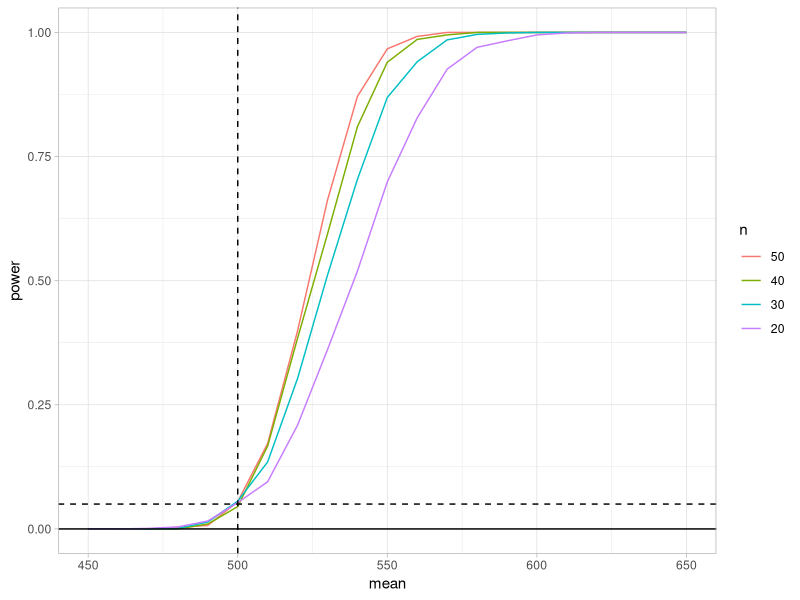

Write R code to recreate this figure. (Note: this script raises an error after producing the figure.)
#### 6-3 ####
example_7_9 <- function(n){
m <- 1000
mu0 <- 500
sigma <- 100
mu <- c(seq(450, 650, 10)) #alternatives
M <- length(mu)
power <- numeric(M)
for (i in 1:M) {
  mu1 <- mu[i]
  pvalues <- replicate(m, expr = {
    #simulate under alternative mu1
    x <- rnorm(n, mean = mu1, sd = sigma)
    ttest <- t.test(x,
                    alternative = "greater", mu = mu0)
    ttest$p.value } )
  power[i] <- mean(pvalues <= .05)
}
se <- sqrt(power * (1-power) / m)
df <- data.frame(mean=mu, power=power,
                 upper=power+2*se, lower=power-2*se,n=factor(n))
return(df)
}
# 封装成一个函数


data <- data.frame()
for (n in seq(20,50,10)) {
  df <- example_7_9(n)
  data <- rbind(df,data) 
}
# 将不同取值n的df合并成一个data

library(ggplot2)

ggplot(data, aes(x=mean, y=power,col=n)) +
  geom_line() +
  geom_vline(xintercept=500, lty=2) +
  geom_hline(yintercept=c(0,.05), lty=1:2) +
  theme_light() # 主题可以自己改我喜欢用这个
 # 利用ggplot2的颜色映射概念自动生成图例(没学过ggplot2包的可以看看R数据科学)


#### 6-4 ####
exercise_6_4 <- function(seed=123){
set.seed(seed)
n <- 20 # X服从对数正态分布，Y=ln(x)~N(μ,σ^2)，所以可以直接利用Y进行估计，再代入X即可
alpha <- .05
m <- 1000
cv.t<-sapply(1:m,FUN= function(o){
  y<-rnorm(n,0,2)  
  m<-mean(y) # estimate of mean
  se<-sqrt(var(y)) # estimate of standard error
  as.numeric((m-c*se/sqrt(n)<0)&(m+c*se/sqrt(n)>0)) # ci
})
level <- mean(cv.t) # mean of  Monte Carlo experiment

return(data.frame(level=level))
}
exercise_6_4()

#### 6-5 ####
exercise_6_5 <- function(seed=123){
set.seed(seed)
n<-20
c<-qt(0.975,n-1) # 0.975 quantile of t-distribution
m <- 1000
cv.t<-sapply(1:m,FUN= function(o){
x<-rchisq(n,2)  # 注意这里的x是从卡方分布取样
m<-mean(x) # estimate of mean
se<-sqrt(var(x)) # estimate of standard error
as.numeric((m-c*se/sqrt(n)<2)&(m+c*se/sqrt(n)>2)) # ci
})
level1 <- mean(cv.t) # mean of  Monte Carlo experiment


#v我们可以得出概率不等于0.95,小于0.95,example6.4使用卡方分布来估计方差（真值为4)
alpha <- .05
UCL <- replicate(1000, expr = {
x <- rchisq(n,2)
(n-1) * var(x) / qchisq(alpha, df = n-1)
} )
#计算包含sigma^2=4的区间数
level2 <- sum(UCL > 4)/m
return(data.frame(level1,level2))
}

exercise_6_5(1012)
# 我们可以看到结果远小于0.95，因此t-区间更稳健

#### 6-8 ####
exercise_6_8 <- function(){
count5test <- function(x,y){
  X <- x - mean(x)
  Y <- y - mean(y)
  outx <- sum(X > max(Y)) + sum(X < min(Y))
  outy <- sum(Y > max(X)) + sum(Y < min(X))
  return(as.integer(max(c(outx,outy)) > 5))
}
n <- c(20,200,1000)#分别对应小样本、中样本和大样本
mu1 <- mu2 <- 0
sigma1 <- 1
sigma2 <- 1.5
m <- 10000
power1 <- power2 <- numeric(length(n))
set.seed(1234)
for(i in 1:length(n)){
  power1[i] <- mean(replicate(m,expr = {
    x <- rnorm(n[i],mu1,sigma1)
    y <- rnorm(n[i],mu2,sigma2)
    x <- x - mean(x)
    y <- y - mean(y)
    count5test(x,y)
  }))
  pvalues <- replicate(m,expr={
    x <- rnorm(n[i],mu1,sigma1)
    y <- rnorm(n[i],mu2,sigma2)
    Ftest <- var.test(x, y, ratio = 1,
                      alternative = c("two.sided", "less", "greater"),
                      conf.level = 0.945, ...)
    Ftest$p.value})
  power2[i] <- mean(pvalues<=0.055)
}
help("var.test")
return(data.frame(power1,power2))
}
#### 6-9 ####
exercise_6_9 <- function(distribution=c('rlnorm','uniform','Bernoulli')){
n <- 20
size <- 1000
ginifun <- function()
{
  if (distribution == 'rlnorm')x <- sort(rlnorm(n))
  else if(distribution == 'uniform') x <- sort(runif(n,0,1))
  else x <- sort(rbinom(n,size = 100,prob = .1))
  m=mean(x)
  sum=0
  for (k in n) {
    t=(2*k-n-1)*x[k]
    sum=sum+t
  }
  gini=sum/(n^2*m)
}
res <- replicate(size,expr = ginifun())
hist(as.numeric(res), prob = TRUE, main = distribution)
return(data.frame(mean = mean(res),median = median(res),quantile = quantile(res,seq(.1,.9,.1))))
}
exercise_6_9(distribution = 'rlnorm')
exercise_6_9(distribution = 'uniform')
exercise_6_9(distribution = 'Bernoulli')

#### 6-A ####
exercise_6_A <- function(seed){
set.seed(123)
num<-c(50,100,200,500,1000) # Estimate the Type-I error for different sizes.
m<-10000
 
er<-NULL
for (n in num){
  cv<-qt(0.975,n-1)
  er1<-mean(sapply(1:m,FUN = function(o){
  x<-rchisq(n,1)
  m<-mean(x)
  se<-sqrt(var(x))
  abs((m-1)*sqrt(n)/se)>=cv
}))  # 估计卡方分布的第一类错误
  er2<-mean(sapply(1:m,FUN = function(o){
  x<-runif(n,0,2)
  m<-mean(x)
  se<-sqrt(var(x))
  abs((m-1)*sqrt(n)/se)>=cv
}))   # 估计均匀分布的第一类错误
  er3<-mean(sapply(1:m,FUN = function(o){
  x<-rexp(n,1)
  m<-mean(x)
  se<-sqrt(var(x))
  abs((m-1)*sqrt(n)/se)>=cv 
}))  # 估计指数分布的第一类错误
er<-cbind(er,c(er1,er2,er3))
}
colnames(er)<-num
rownames(er)<-c("chi(1)","U(0,2)","exp(1)")
return(er)                
}
exercise_6_A(1012)

#### 6_B ####
exercise_6_B <- function(seed){
seed <- set.seed(123)
x <- rnorm(20,2,10)
sigma <- rnorm(20,5,50)
y <- 3*x+sigma
cor(x,y)
cor.test(x,y)
cor.test(x,y,method = 'kendall')
cor.test(x,y,method = 'spearman')
data.frame(x,y)
}
exercise_6_B()
